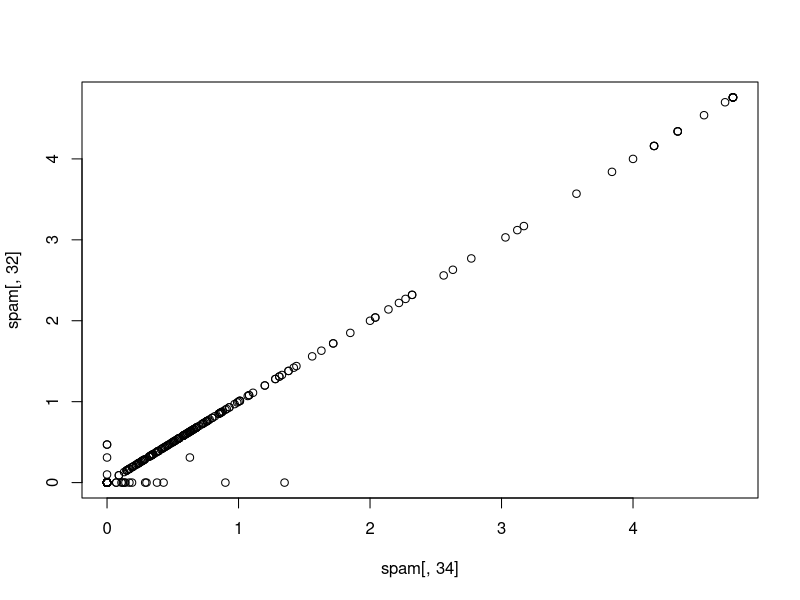
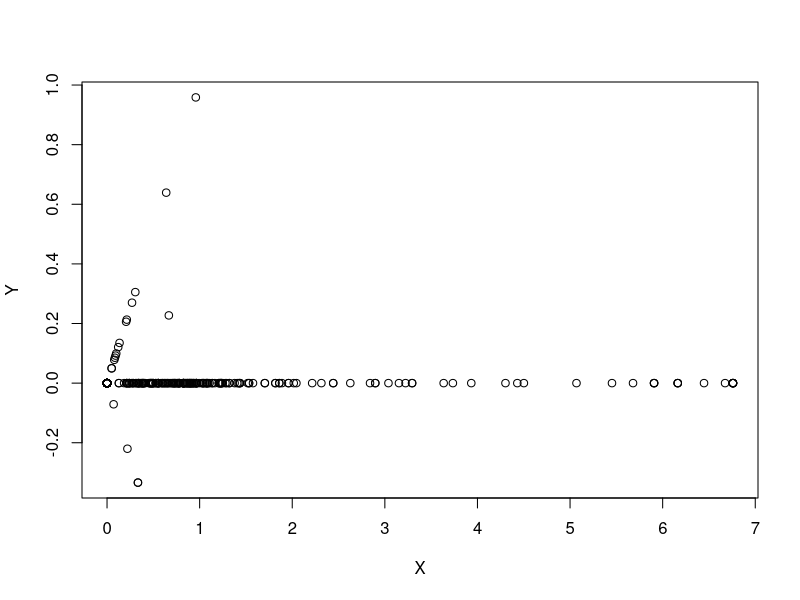
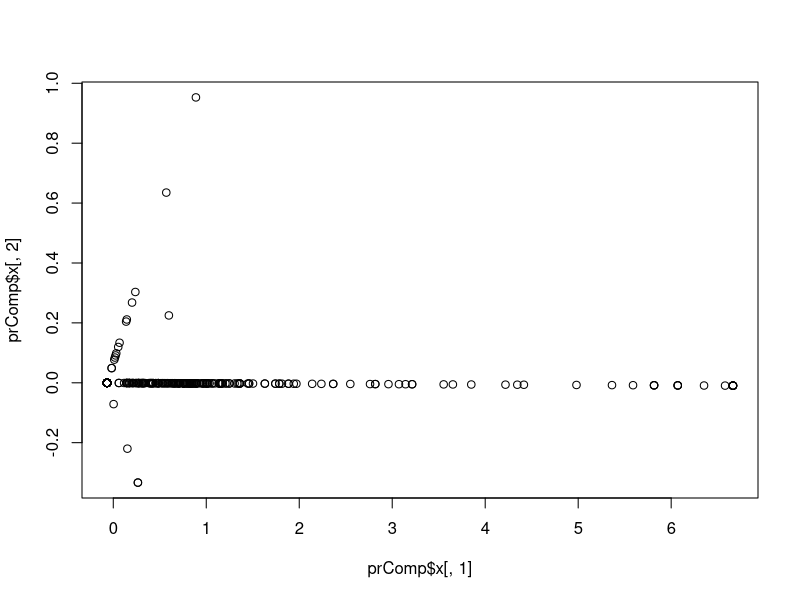
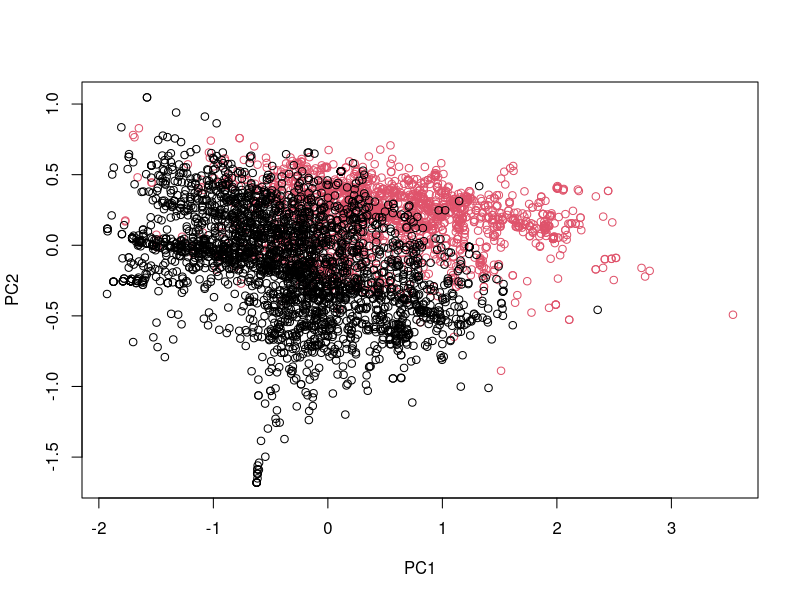
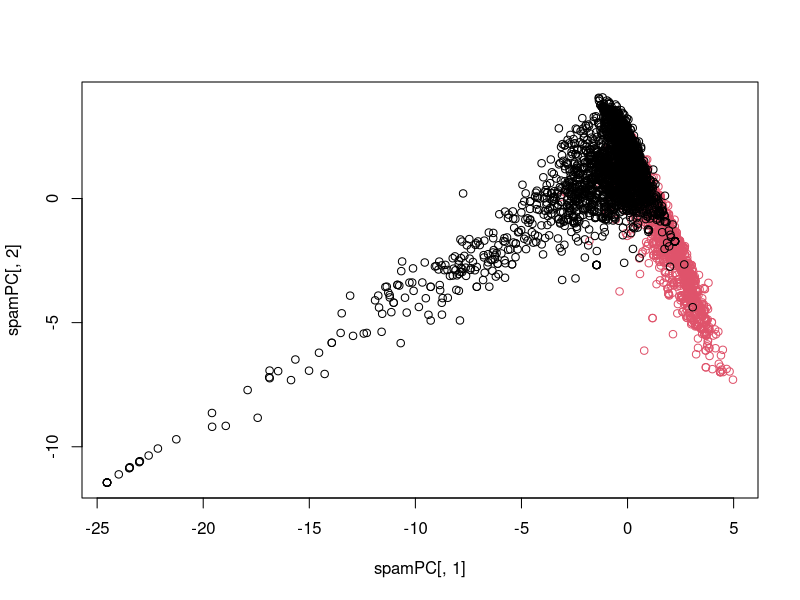

Source code (R) for these figures, in order: (Note: this script raises an error after producing the figures.)
# Correlated predictors
library(caret)
library(kernlab)
data(spam)
inTrain<-createDataPartition(y=spam$type,p=0.75,list=F)
training<-spam[inTrain,]
testing<-spam[-inTrain,]
M<-abs(cor(training[,-58]))
diag(M)<-0
which(M>0.9,arr.ind=T)

names(spam)[c(34,32)]
plot(spam[,34],spam[,32])

# We could rotate the plot
X<-0.71*spam$num415+0.71*spam$num857
Y<-0.71*spam$num415-0.71*spam$num857
plot(X,Y)

# Principal components in R - prcomp
smallSpam<-spam[,c(34,32)]
prComp<-prcomp(smallSpam)
plot(prComp$x[,1],prComp$x[,2])
prComp$rotation

# PCA on SPAM data
typeColor<-((spam$type=="spam")*1+1)
prComp<-prcomp(log10(spam[,-58]+1))
plot(prComp$x[,1],prComp$x[,2],col=typeColor,xlab="PC1",ylab="PC2")

# PCA with caret
preProc<-preProcess(log10(spam[,-58]+1),method="pca",pcaComp=2)
spamPC<-predict(preProc,log10(spam[,-58]+1))
plot(spamPC[,1],spamPC[,2],col=typeColor)

# Preprocessing with PCA
preProc<-preProcess(log10(training[,-58]+1),method="pca",pcaComp=2)
trainPC<-predict(preProc,log10(training[,-58]+1))
modelFit<-train(training$type~.,method="glm",data=trainPC)

testPC<-predict(preProc,log10(testing[,-58]+1))
confusionMatrix(testing$type,predict(modelFit,testPC))

# Alternative (sets # of PCs)
modelFit<-train(training$type~.,method="glm",preProcess="pca",data=training)
confusionMatrix(testing$type,predict(modelFit,testing)) 
